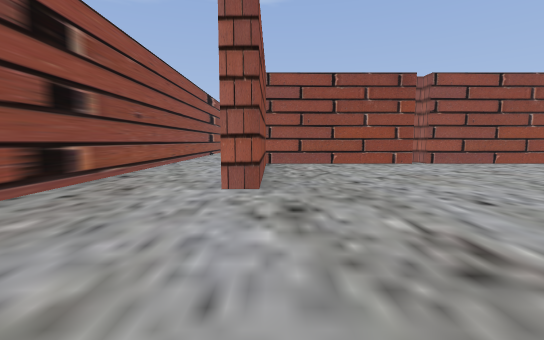
View 1 (above)

24 first-person views from a walk through a level from a Godot 3-D game. The camera is 1.5 m above the floor, tilts 6° down and sees 90° across. The floor is counted in squares, 2 m on a side. Each view is taken from the middle of a square. On the plan, view 1 faces up. The plan holds only what a view shows up to about 10 squares ahead; the rest is blank. The place goes on beyond the plan.

View 2
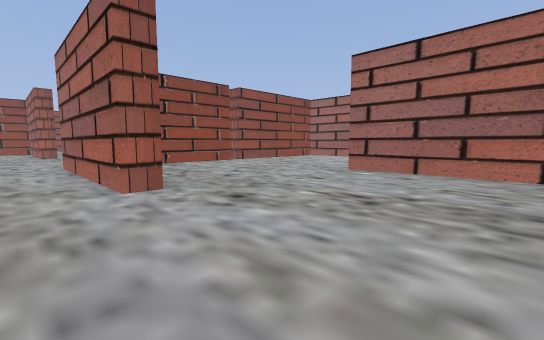

View 3
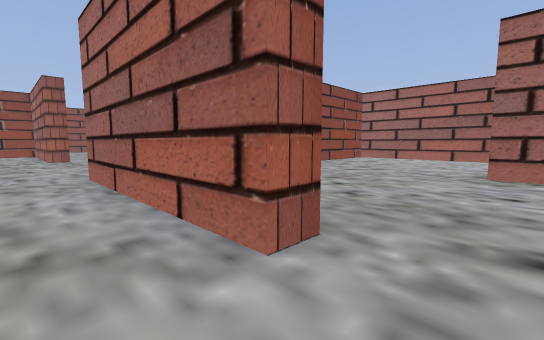

View 4
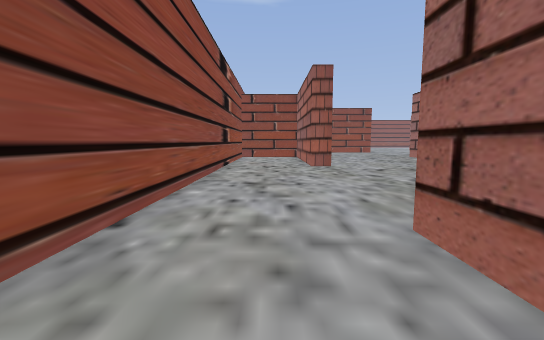

View 5
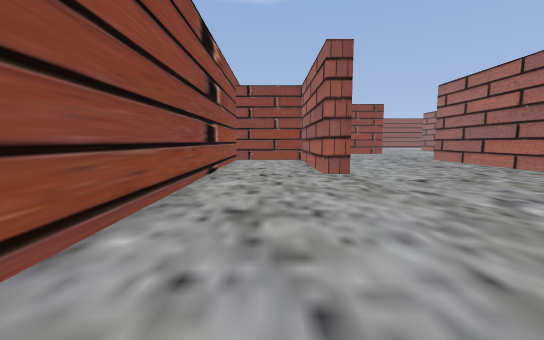

View 6
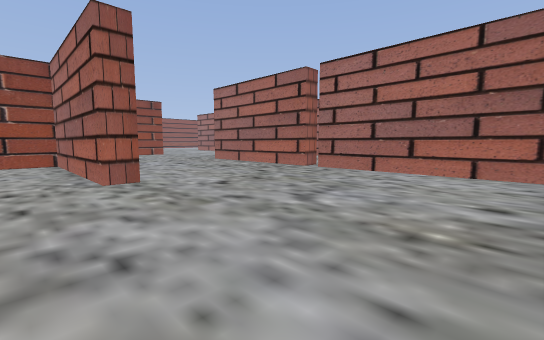

View 7
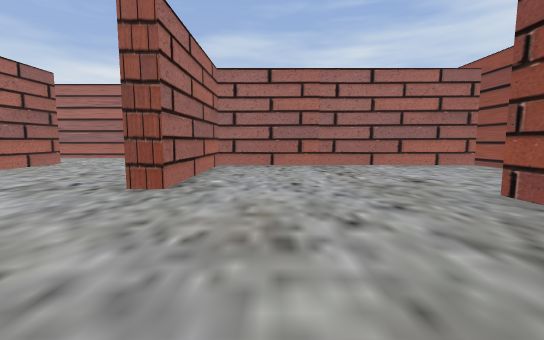

View 8
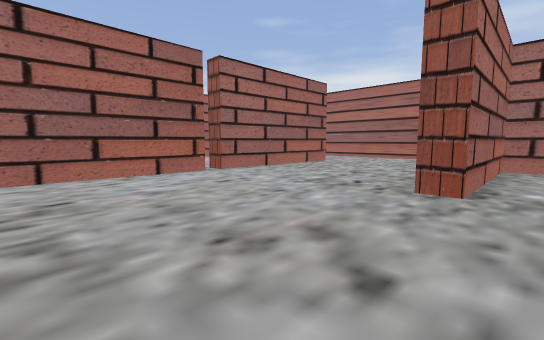

View 9
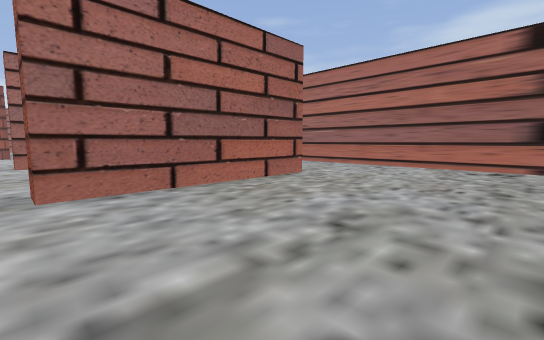

View 10
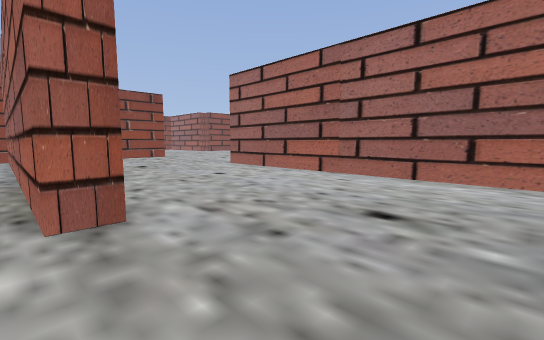

View 11
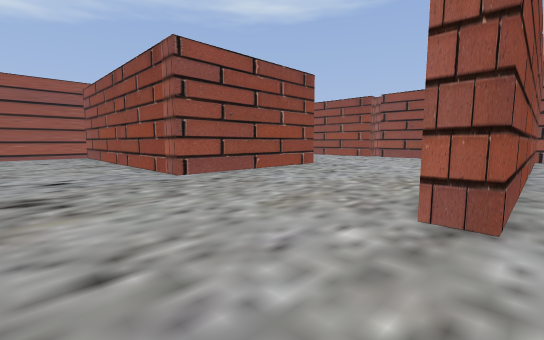

View 12
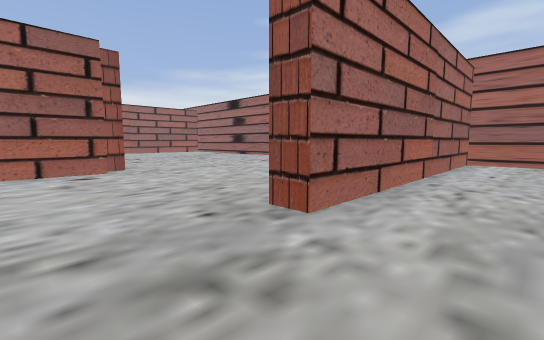

View 13
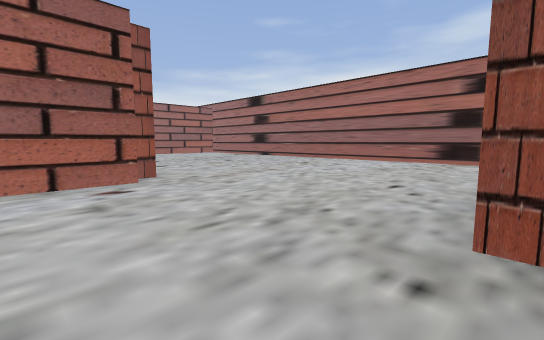

View 14
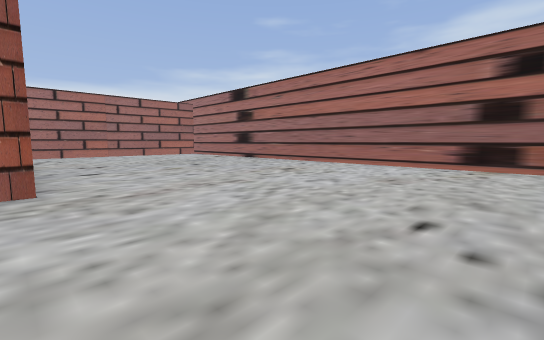

View 15
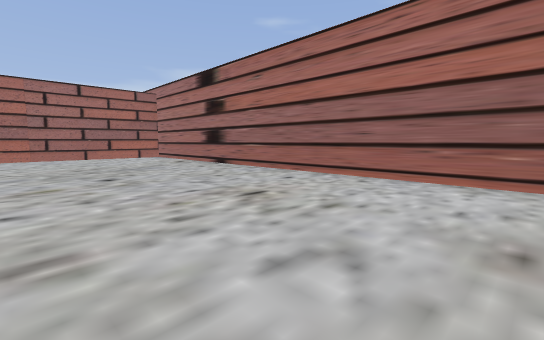

View 16
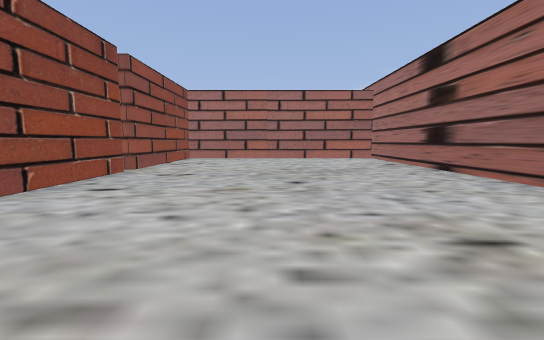

View 17
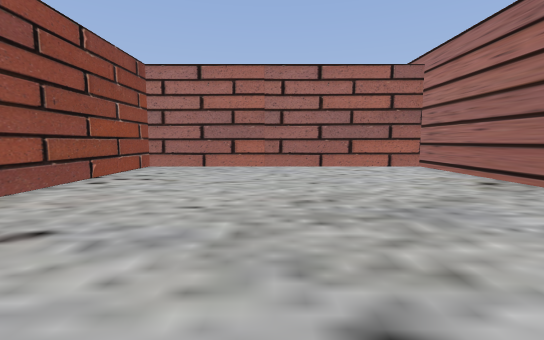

View 18
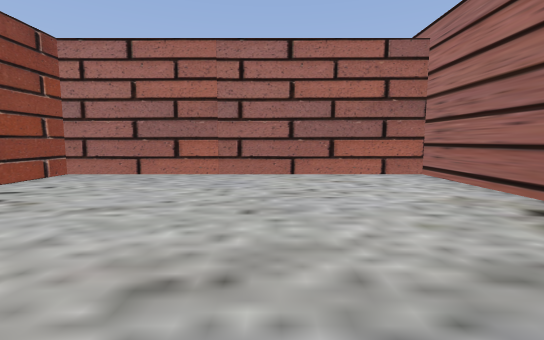

View 19
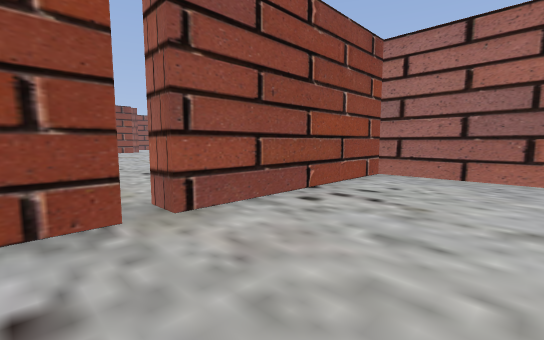

View 20
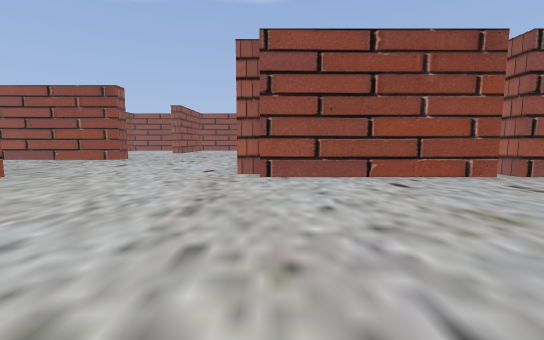

View 21
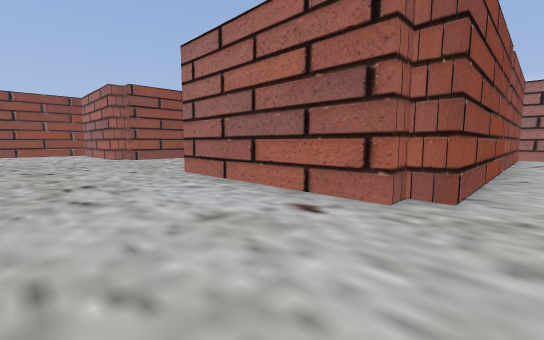

View 22
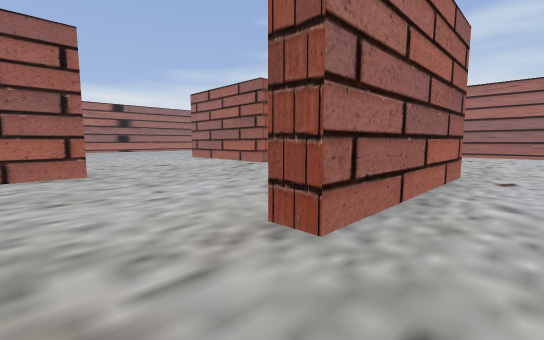

View 23
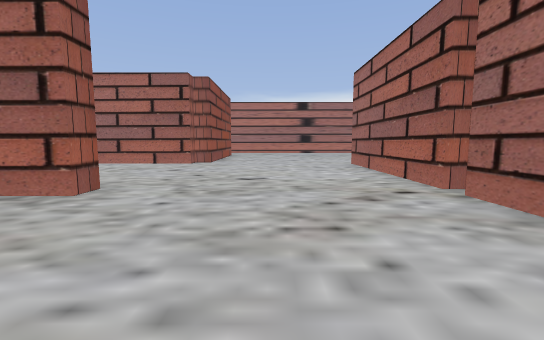

View 24
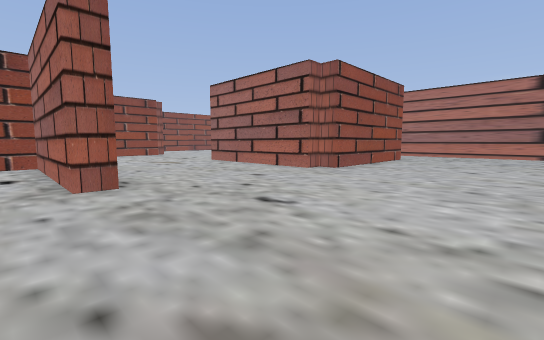

### Floor plan
Points are (right, up) in squares from view 1. A wall is a line through its corners. A room is listed if a view was taken in it or the views show most of it. See-through windows are left out.
Room 1 (views 1, 2, 3, 4, 5, 6, 7, 8, 9, 10, 11, 12, 13, 14, 15, 16, 17, 18, 19, 20, 21, 22, 23, 24)
walls: (10.8, 8.9) (10.8, 4.2) (10.2, 4.2) (10.2, 8.1); (10.8, 3.7) (10.8, -1.2) (10.2, -1.2) (10.2, 3.7) (10.8, 3.7); (10.2, 9.2) (5.3, 9.2) (5.3, 9.8); (25.6, 4.3) (26.8, 4.3); (26.9, 3.7) (21.7, 3.7) (21.7, 4.2) (21.2, 4.2) (21.2, 9.2) (21.9, 9.2); (27.4, 9.7) (26.7, 9.7) (26.7, 14.7) (25.9, 14.7); (17, -4.5) (32.2, -4.5) (32.2, 3.7) (27.3, 3.7) (27.3, 4.3) (32.2, 4.3); (14, -4.5) (15.7, -4.5) (15.7, 3.7) (16.4, 3.7); (4.9, 9.2) (-0.2, 9.2); (4.7, 9.9) (4.7, 14.8); (5.4, 15.2) (4.7, 15.2) (4.7, 19.1); (6, -4.5) (11.8, -4.5); (-0.2, 8.1) (-0.2, 4.2) (-0.8, 4.2) (-0.8, 9.2); (-0.1, 15.2) (-0.8, 15.2) (-0.8, 19.5); (36, 9.2) (32.8, 9.2) (32.8, 9.7) (32.2, 9.7) (32.2, 13); (-3.4, 0.5) (-3.4, -0.6) (4.7, -0.6) (4.7, 3.7) (5.3, 3.7) (5.3, -1.2) (-0.5, -1.2); (-3.4, 19) (-3.4, 3.4)

Where each view was taken, in squares from view 1:
view 1: 0 up, 0 right, facing up
view 2: 0 up, 2 left, facing up-right
view 3: 3 up, 2 left, facing up-right
view 4: 7 up, 2 left, facing up
view 5: 9 up, 2 left, facing up
view 6: 10 up, 2 left, facing up-right
view 7: 8 up, 3 right, facing down
view 8: 8 up, 4 right, facing down-right
view 9: 4 up, 6 right, facing down-right
view 10: 4 down, 10 right, facing up-right
view 11: 4 down, 11 right, facing up-left
view 12: 6 up, 14 right, facing down-right
view 13: 6 up, 16 right, facing down-right
view 14: 4 up, 17 right, facing down-right
view 15: 1 up, 19 right, facing down-right
view 16: 0 up, 20 right, facing right
view 17: 0 up, 24 right, facing right
view 18: 1 down, 26 right, facing right
view 19: 1 up, 26 right, facing up-right
view 20: 2 down, 22 right, facing up
view 21: 3 up, 18 right, facing up-right
view 22: 11 up, 20 right, facing down-right
view 23: 7 up, 23 right, facing right
view 24: 5 up, 26 right, facing up-right
